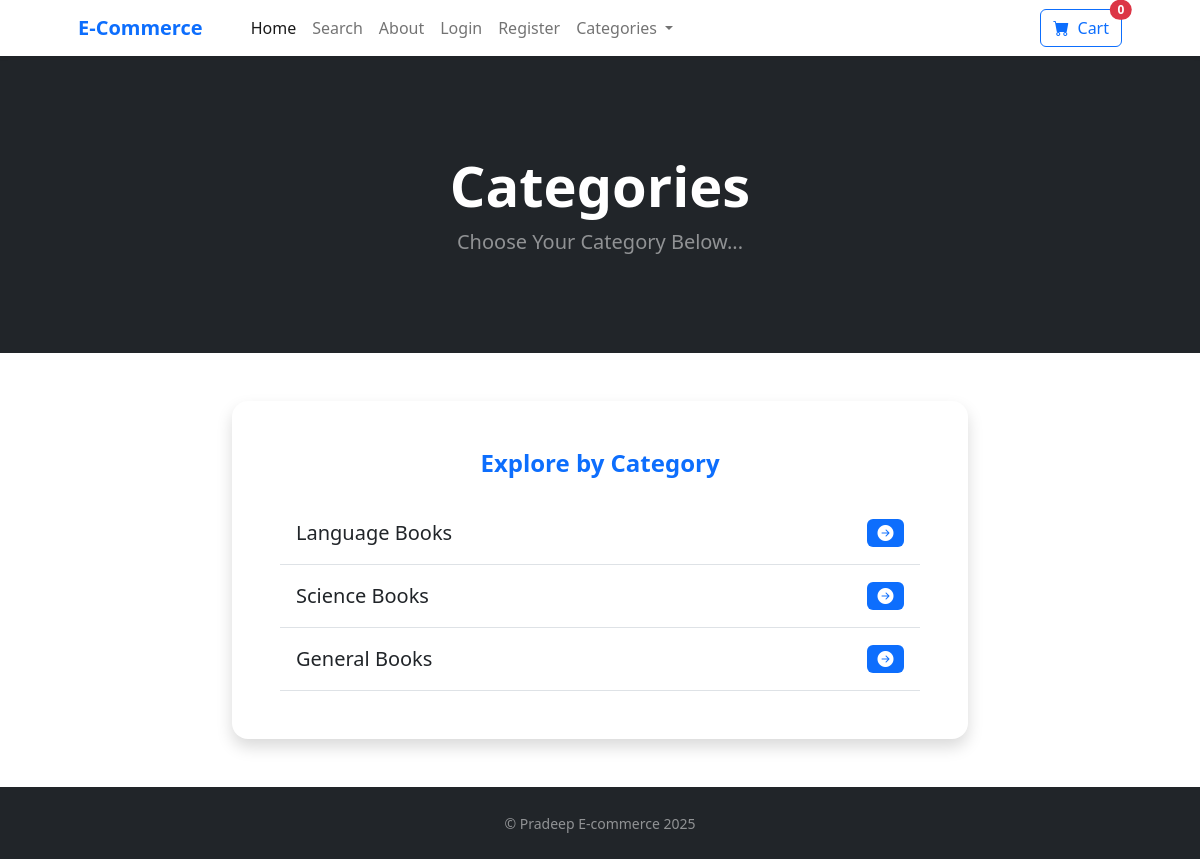
The app's page /category_summary/ with its own data.
### store/models.py (models this page shows)
class Category(models.Model):
    name = models.CharField(max_length=50)
    def __str__(self):
        return self.name
    class Meta:
        verbose_name_plural= 'categories'

### store/views.py (the view)
# urls.py: path('category_summary/',views.category_summary , name='category_summary'),
def category_summary(request):
	categories = Category.objects.all()
	return render(request, 'category_summary.html', {"categories":categories})

### cart/cart.py (called while the page is built)
    def __len__(self):
        return len(self.cart)

### cart/context_processors.py (called while the page is built)
def cart(request):
    return {'cart':Cart(request)}

### store/templates/category_summary.html
{% extends 'base.html' %}
{% block content %}
<header class="bg-dark py-5">
    <div class="container px-4 px-lg-5 my-5">
        <div class="text-center text-white">
            <h1 class="display-4 fw-bolder animate__animated animate__fadeInDown">Categories</h1>
            <p class="lead fw-normal text-white-50 mb-0 animate__animated animate__fadeInUp">Choose Your Category Below...</p>
        </div>
    </div>
</header>
<div class="container my-5">
    <div class="row justify-content-center">
        <div class="col-lg-8">
            <div class="card border-0 shadow rounded-4">
                <div class="card-body p-5">
                    <h4 class="text-center text-primary mb-4 fw-bold">Explore by Category</h4>
                    {% if categories %}
                        <div class="list-group list-group-flush">
                            {% for category in categories %}
                            <a href="{% url 'category' category %}" class="list-group-item list-group-item-action d-flex justify-content-between align-items-center py-3 px-3 border-0 border-bottom">
                                <span class="fs-5">{{ category }}</span>
                                <span class="badge bg-primary text-white fs-6">
                                    <i class="bi bi-arrow-right-circle-fill"></i>
                                </span>
                            </a>
                            {% endfor %}
                        </div>
                    {% else %}
                        <p class="text-center text-muted mb-0">No categories available.</p>
                    {% endif %}
                </div>
            </div>
        </div>
    </div>
</div>
{% endblock %}

### store/templates/base.html (style rules this page uses)
html, body { height: 100%; }
body { display: flex; flex-direction: column; }

### records on screen
Category: name "Language Books"
Category: name "Science Books"
Category: name "General Books"

### other values on screen
{{ cart|length }} "0"
